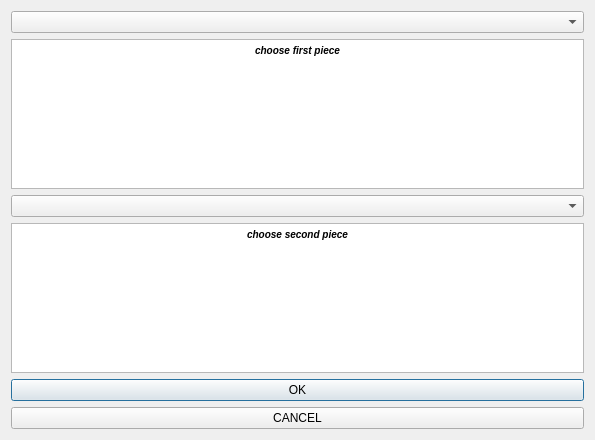
<?xml version="1.0" encoding="UTF-8"?>
<ui version="4.0">
 <class>Settings</class>
 <widget class="QDialog" name="Settings">
  <property name="geometry">
   <rect>
    <x>0</x>
    <y>0</y>
    <width>595</width>
    <height>440</height>
   </rect>
  </property>
  <property name="windowTitle">
   <string>Dialog</string>
  </property>
  <layout class="QVBoxLayout" name="verticalLayout_2">
   <item>
    <widget class="QComboBox" name="comboBox_2"/>
   </item>
   <item>
    <widget class="QTextBrowser" name="textBrowser">
     <property name="html">
      <string>&lt;!DOCTYPE HTML PUBLIC &quot;-//W3C//DTD HTML 4.0//EN&quot; &quot;http://www.w3.org/TR/REC-html40/strict.dtd&quot;&gt;
&lt;html&gt;&lt;head&gt;&lt;meta name=&quot;qrichtext&quot; content=&quot;1&quot; /&gt;&lt;style type=&quot;text/css&quot;&gt;
p, li { white-space: pre-wrap; }
&lt;/style&gt;&lt;/head&gt;&lt;body style=&quot; font-family:'MS Shell Dlg 2'; font-size:7.8pt; font-weight:400; font-style:normal;&quot;&gt;
&lt;p align=&quot;center&quot; style=&quot; margin-top:0px; margin-bottom:0px; margin-left:0px; margin-right:0px; -qt-block-indent:0; text-indent:0px;&quot;&gt;&lt;span style=&quot; font-weight:600; font-style:italic;&quot;&gt;choose first piece&lt;/span&gt;&lt;/p&gt;&lt;/body&gt;&lt;/html&gt;</string>
     </property>
    </widget>
   </item>
   <item>
    <widget class="QComboBox" name="comboBox_3"/>
   </item>
   <item>
    <widget class="QTextBrowser" name="textBrowser_3">
     <property name="html">
      <string>&lt;!DOCTYPE HTML PUBLIC &quot;-//W3C//DTD HTML 4.0//EN&quot; &quot;http://www.w3.org/TR/REC-html40/strict.dtd&quot;&gt;
&lt;html&gt;&lt;head&gt;&lt;meta name=&quot;qrichtext&quot; content=&quot;1&quot; /&gt;&lt;style type=&quot;text/css&quot;&gt;
p, li { white-space: pre-wrap; }
&lt;/style&gt;&lt;/head&gt;&lt;body style=&quot; font-family:'MS Shell Dlg 2'; font-size:7.8pt; font-weight:400; font-style:normal;&quot;&gt;
&lt;p align=&quot;center&quot; style=&quot; margin-top:0px; margin-bottom:0px; margin-left:0px; margin-right:0px; -qt-block-indent:0; text-indent:0px;&quot;&gt;&lt;span style=&quot; font-weight:600; font-style:italic;&quot;&gt;choose second piece&lt;/span&gt;&lt;/p&gt;&lt;/body&gt;&lt;/html&gt;</string>
     </property>
    </widget>
   </item>
   <item>
    <widget class="QPushButton" name="pushButton">
     <property name="text">
      <string>OK</string>
     </property>
    </widget>
   </item>
   <item>
    <spacer name="verticalSpacer">
     <property name="orientation">
      <enum>Qt::Vertical</enum>
     </property>
     <property name="sizeHint" stdset="0">
      <size>
       <width>20</width>
       <height>40</height>
      </size>
     </property>
    </spacer>
   </item>
   <item>
    <widget class="QPushButton" name="pushButton_2">
     <property name="text">
      <string>CANCEL</string>
     </property>
    </widget>
   </item>
  </layout>
 </widget>
 <resources/>
 <connections/>
</ui>
